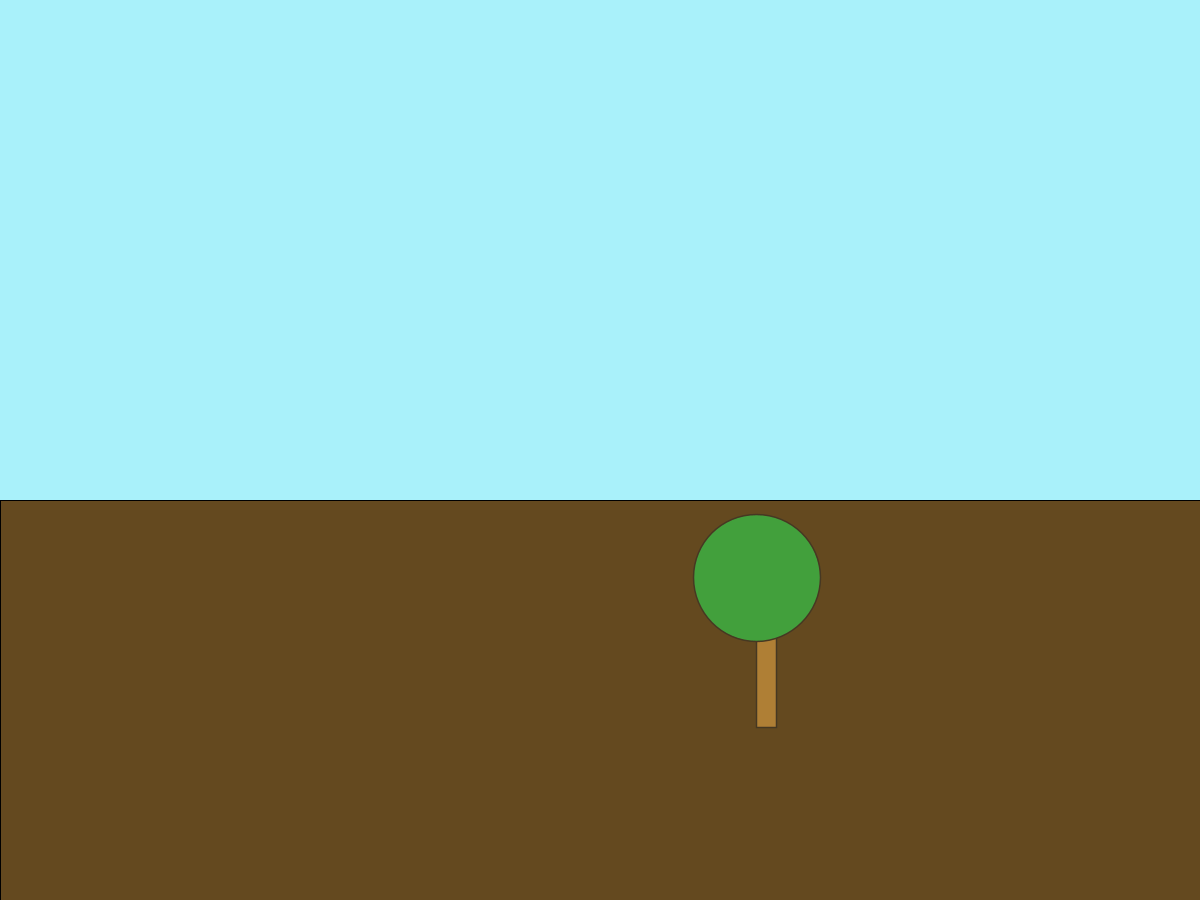
Frame 1 (no input)
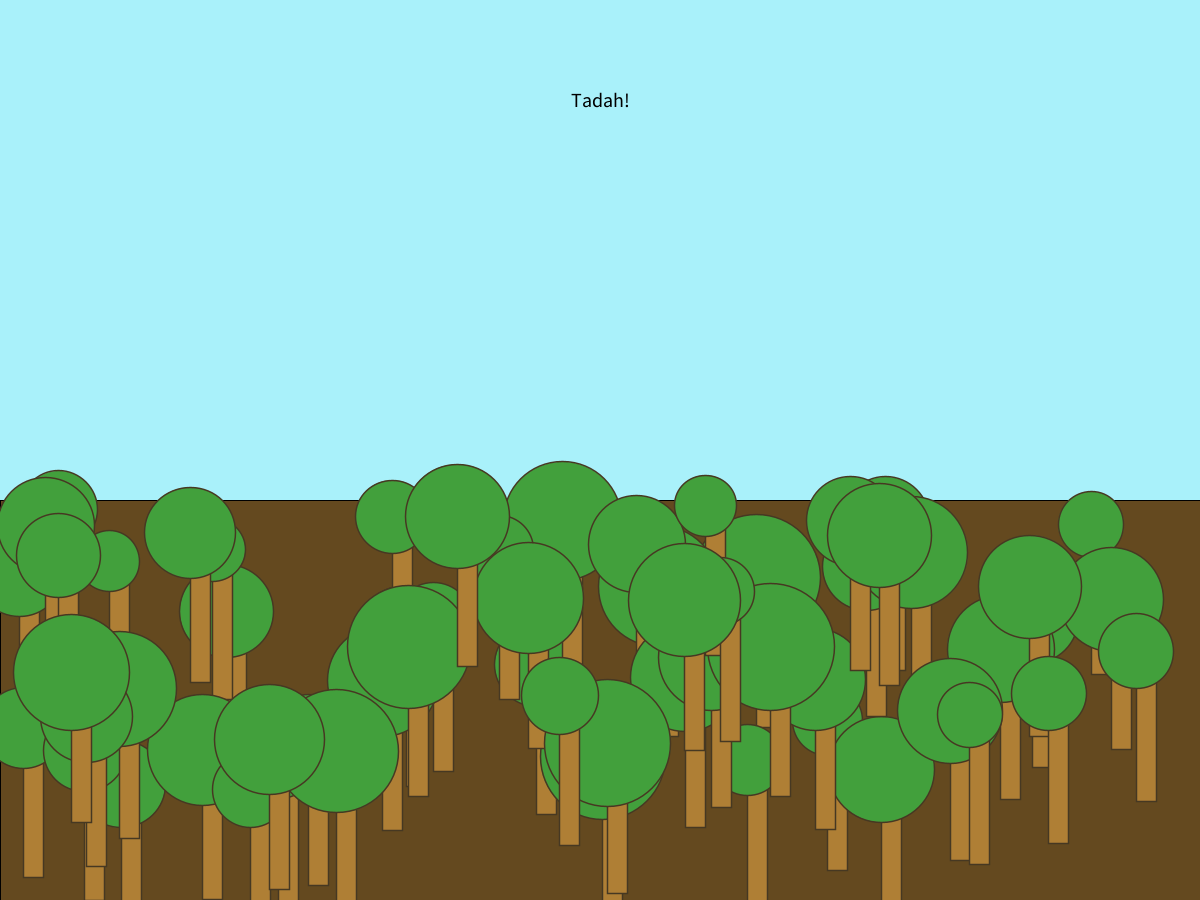
Frame 60 (the mouse pressed at the canvas centre just before this capture)
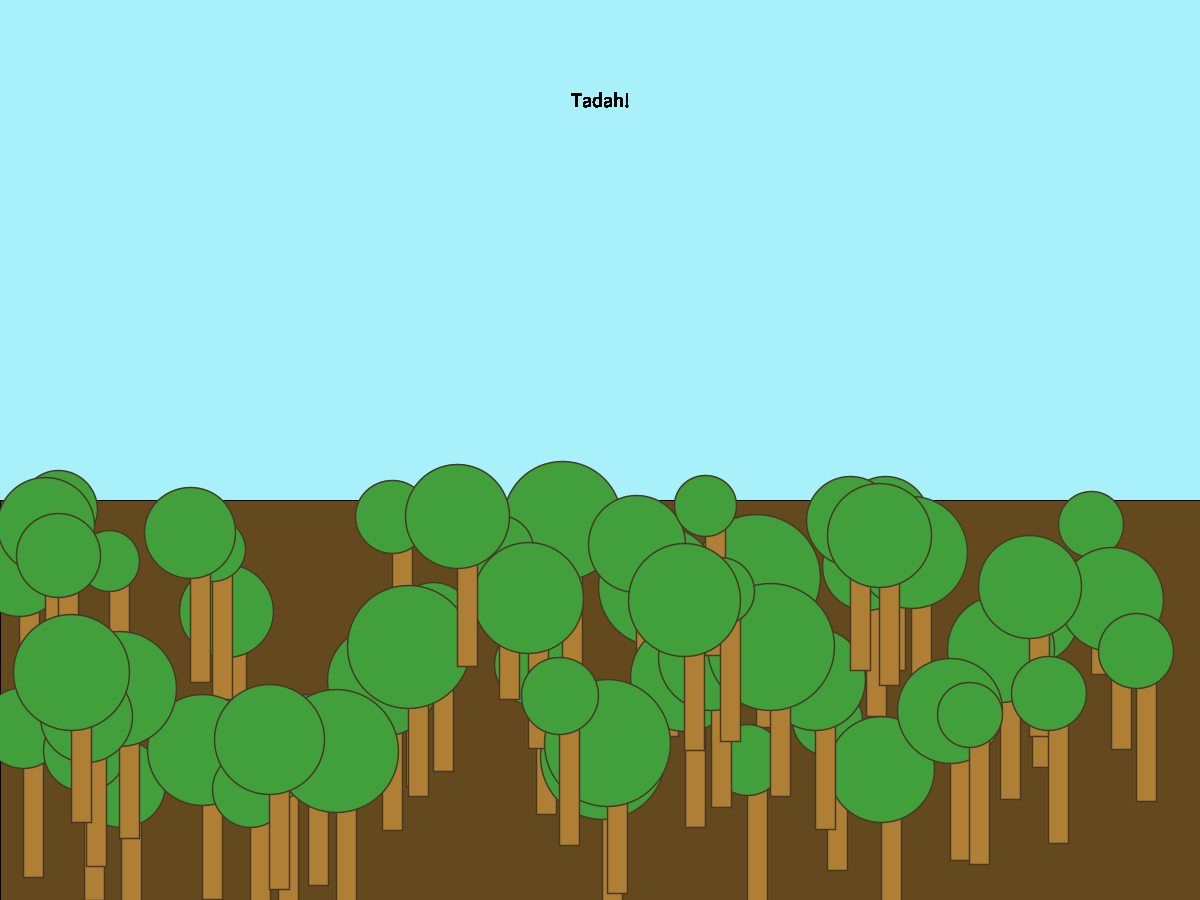
Frame 120 (the mouse held since frame 60 and released just before this capture)

The Processing sketch that drew these frames (run headless with seeded random() and noise(); from frame 60 on, the mouse is pressed at the canvas centre):

// Processing sketch: Forest
// ── Forest.pde
//Forest sketch
//Jeremiah Wilson 10 Sept 2019

void setup() {
  // Window size with background set to "sky blue"
  size (1200, 900);
  background (#A9F1FA);
  fill(#64491F);
  // Rectangle used for ground layer
  rect(0, 500, 1200, 500);
}
int i = 0;   

void draw() {
  while (i<60) {
    i++;
    // Stroke reset to black
    stroke(#463822);
    // Stroke weight reset to 0
    strokeWeight(1.5);
    // Fill for tree stump
    fill(#AF7F35);
    // Rectangle for tree stump
    float shiftX = random(1, 1300*0.9);
    float shiftY = random(500, 400*2);
    float canopySize = random(60, 130);
    rect(shiftX, shiftY, 20, 150);
    fill(#42A03C);
    ellipse(shiftX, shiftY, canopySize, canopySize);
    //  if (60<i) {
    ////redraw();
    //exit();
    //}
    delay(100);
    break;
  }
  if (i==60) {
    textAlign(CENTER, CENTER);
    textSize(20);
    fill(0);
      text("Tadah!", 600, 100);
  }
}
